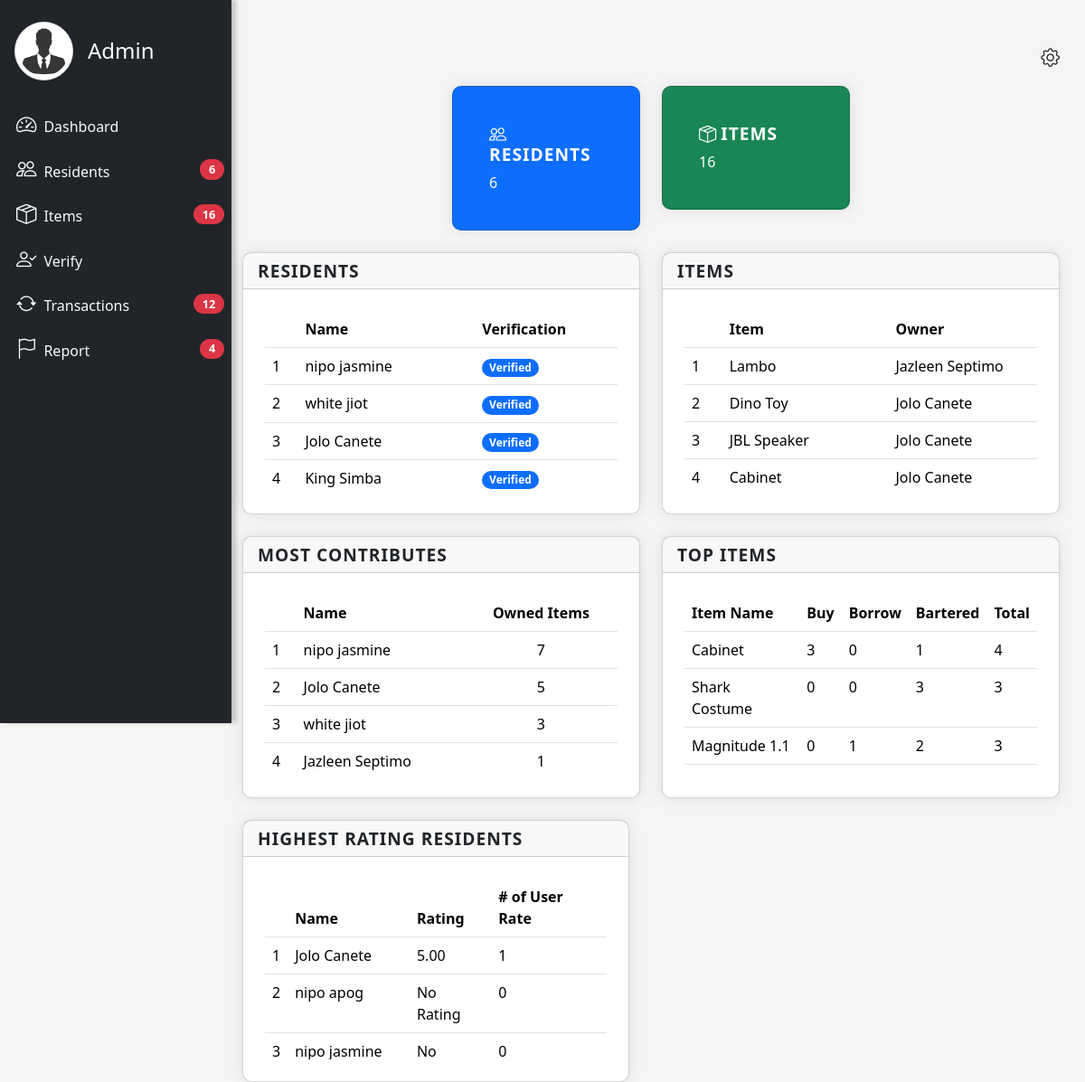
Page /htdocs/admin/ad_dashboard.php (signed in) on the committed database.
### tables this page shows
CREATE TABLE `user` (
  `userID` int(11) NOT NULL AUTO_INCREMENT,
  `firstName` varchar(45) NOT NULL,
  `middleName` varchar(45) DEFAULT NULL,
  `lastName` varchar(45) NOT NULL,
  `contactNumber` varchar(45) NOT NULL,
  `zone` varchar(45) NOT NULL,
  `purok` varchar(45) NOT NULL,
  `dateJoined` datetime NOT NULL,
  `userEmail` varchar(45) NOT NULL,
  `status` varchar(45) DEFAULT NULL,
  `username` varchar(45) NOT NULL,
  `password` varchar(250) NOT NULL,
  `recoveryNumber` int(45) DEFAULT NULL,
  `recentPassword` varchar(45) DEFAULT NULL,
  `userImage_path` varchar(45) DEFAULT NULL,
  `verifyImage_path` varchar(45) DEFAULT NULL,
  `birthDay` datetime DEFAULT NULL,
  `userReports` int(11) DEFAULT NULL,
  `hiddenTran` varchar(20) DEFAULT 'Yes',
  `hiddenItem` varchar(20) DEFAULT 'Yes',
  PRIMARY KEY (`userID`),
  UNIQUE KEY `username_UNIQUE` (`username`),
  UNIQUE KEY `userImage_path_UNIQUE` (`userImage_path`),
  UNIQUE KEY `verifyImage_path_UNIQUE` (`verifyImage_path`),
  UNIQUE KEY `recoveryNumber_UNIQUE` (`recoveryNumber`)
);

CREATE TABLE `item` (
  `itemID` int(11) NOT NULL AUTO_INCREMENT,
  `itemName` varchar(45) NOT NULL,
  `ItemDescription` varchar(84) NOT NULL,
  `category` varchar(45) NOT NULL,
  `itemImage_path` varchar(45) NOT NULL,
  `buyPrice` float DEFAULT NULL,
  `userID` int(11) NOT NULL,
  `borrowPrice` float DEFAULT NULL,
  `borrowDuration` int(3) DEFAULT NULL,
  `itemQuantity` int(11) NOT NULL,
  `DateTimePosted` datetime NOT NULL,
  `itemAvailability` varchar(45) NOT NULL,
  `requestType` varchar(45) NOT NULL,
  `itemReports` int(11) DEFAULT NULL,
  PRIMARY KEY (`itemID`),
  UNIQUE KEY `itemImage_path_UNIQUE` (`itemImage_path`),
  KEY `fk_Item_User1_idx` (`userID`),
  CONSTRAINT `item_ibfk_2` FOREIGN KEY (`userID`) REFERENCES `user` (`userID`) ON DELETE NO ACTION ON UPDATE NO ACTION
);

### htdocs/admin/ad_dashboard.php (the view, shortened to what the rows shown need)
<?php
include "./adminnav.php";
?>
<!doctype html>
<html lang="en">
<head>
</head>
<body>
    <main>
        <div class="page-content" id="content">
            <div class="container">
                <div class="row">
                    <div class="col-6">
                        <div class="card">
                            <div class="card-header">
                                <h2 class="card-title mb-0">Residents</h2>
                            </div>
                            <div class="card-body">
                                <div class="table-container">
                                    <table class="table table-hover">
                                        <thead>
                                            <tr>
                                                <th> </th>
                                                <th>Name</th>
                                                <th>Verification</th>
                                            </tr>
                                        </thead>
                                        <tbody>
                                    <?
                                    $sqlUser = "SELECT * FROM user ORDER BY status DESC";
                                    $result = $conn->query($sqlUser);
                                    if ($result->num_rows > 0) {
                                        $rowVerifiedNumber = 1;
                                        while ($rowUser = $result->fetch_assoc()) {
                                                $name = $rowUser['firstName'] . ' ' . $rowUser['lastName'];
                                                $status = $rowUser['status'];
                                                if ($status == 'Unverified' || $status == null) {
                                                    $statusClass = 'badge text-bg-danger rounded-pill';
                                                    $statusText = 'Unverified';
                                                } else {
                                                    $statusClass = 'badge text-bg-primary rounded-pill';
                                                    $statusText = 'Verified';
                                                }
                                                echo "<tr>";
                                                echo "<td>$rowVerifiedNumber</td>";
                                                echo "<td>$name</td>";
                                                echo "<td><span class='$statusClass'>$statusText</span></td>";
                                                echo "</tr>";
                                                $rowVerifiedNumber++;
                                            }
                                        } else {
                                            echo "<tr><td colspan='2'>No users found.</td></tr>";
                                        }
                                    ?>
                                        </tbody>
                                    </table>
                                </div>
                            </div>
                        </div>
                    </div>
                    <div class="col-6">
                        <div class="card">
                            <div class="card-header">
                                <h2 class="card-title mb-0">Items</h2>
                            </div>
                            <div class="card-body">
                                <div class="table-container">
                                    <table class="table table-hover">
                                        <thead>
                                            <tr>
                                                <th></th>
                                                <th>Item</th>
                                                <th>Owner</th>
                                            </tr>
                                        </thead>
                                        <tbody>
                                        <?
                                            $sqlItems = "SELECT * FROM item join user on item.UserID = user.UserID  ORDER BY firstName";
                                            $result = $conn->query($sqlItems);
                                            if($result->num_rows > 0){
                                                $rowItemNumber = 1;
                                                while($rowItem = $result->fetch_assoc()){
                                                    $itemName = $rowItem['itemName'];
                                                    $itemOwner = $rowItem['firstName'] . ' ' . $rowItem['lastName'];
                                                echo "<tr>";
                                                echo "<td>$rowItemNumber</td>";
                                                echo "<td>$itemName</td>";
                                                echo "<td>$itemOwner</td>";
                                                echo "</tr>";
                                                $rowItemNumber++;
                                                }
                                            }
                                        ?>
                                        </tbody>
                                    </table>
                                </div>
                            </div>
                        </div>
                    </div>
                </div>
                <div class="row mt-4">
                    <div class="col-6">
                        <div class="card">
                            <div class="card-header">
                                <h2 class="card-title mb-0">Most Contributes</h2>
                            </div>
                            <div class="card-body">
                            <div class="table-container">
                                <table class="table table-hover">
                                    <thead>
                                        <tr>
                                            <th> </th>
                                            <th>Name</th>
                                            <th class='text-center' >Owned Items</th>
                                        </tr>
                                    </thead>
                                </table>
                            </div>
                            </div>
                        </div>
                    </div>
                    <div class="col-6">
                        <div class="card">
                            <div class="card-header">
                                <h2 class="card-title mb-0">Top Items</h2>
                            </div>
                            <div class="card-body">
                            <div class="table-container">
                                <table class="table table-hover">
                                    <thead>
                                        <tr>
                                            <th>Item Name</th>
                                            <th>Buy</th>
                                            <th>Borrow</th>
                                            <th>Bartered</th>
                                            <th>Total</th>
                                        </tr>
                                    </thead>
                                </table>
                            </div>
                            </div>
                        </div>
                    </div>
                    <div class="row mt-4">
                    <div class="col-6">
                        <div class="card">
                            <div class="card-header">
                                <h2 class="card-title mb-0">Highest rating residents</h2>
                            </div>
                            <div class="card-body">
                            <div class="table-container">
                                <table class="table table-hover">
                                    <thead>
                                        <tr>
                                            <th> </th>
                                            <th>Name</th>
                                            <th>Rating</th>
                                            <th># of User Rate</th>
                                        </tr>
                                    </thead>
                                    <tbody>
                                    <?php
                                        $sql = "SELECT u.userID,
                                                CONCAT(u.firstName, ' ', u.lastName) AS FullName,
                                                COALESCE(AVG(ur.userRate), 'No Rating') AS AverageRating,
                                                COUNT(ur.userRate) AS NumberOfRatings
                                            FROM user u
                                            LEFT JOIN userRating ur ON u.userID = ur.reportedID
                                            GROUP BY u.userID
                                            ORDER BY AverageRating";
                                        $resultRating = $conn->query($sql);
                                        if ($resultRating->num_rows > 0) {
                                            $rowRatingNumber = 1;
                                            while($rowRating = $resultRating->fetch_assoc()) {
                                                echo "<tr>";
                                                echo "<td> $rowRatingNumber </td>";
                                                echo "<td>" . $rowRating["FullName"] . "</td>";
                                                echo "<td>" . (is_numeric($rowRating["AverageRating"]) ? number_format($rowRating["AverageRating"], 2) : $rowRating["AverageRating"]) . "</td>";                                                echo "<td>" . $rowRating["NumberOfRatings"] . "</td>";
                                                echo "</tr>";
                                                $rowRatingNumber++;
                                            }
                                        } else {
                                            echo "<tr><td colspan='4'>No data available</td></tr>";
                                        }
                                        ?>
                                    </tbody>
                                </table>
                                </div>
                                </div>
                            </div>
                        </div>
                    </div>
                </div>
            </div>
        </div>
</main>
</body>
</html>

### rows in the picture
user: name "nipo jasmine", status "Verified", FullName "nipo jasmine", AverageRating "No…", NumberOfRatings "0"
user: name "white jiot", status "Verified"
user: name "Jolo Canete", status "Verified", FullName "Jolo Canete", AverageRating "5.00", NumberOfRatings "1"
user: name "King Simba", status "Verified"
item: itemName "Lambo", userID.lastName "Jazleen Septimo"
item: itemName "Dino Toy", userID.lastName "Jolo Canete"
item: itemName "JBL Speaker", userID.lastName "Jolo Canete"
item: itemName "Cabinet", userID.lastName "Jolo Canete"
user: FullName "nipo apog", AverageRating "No Rating", NumberOfRatings "0"

### other values in the picture
$counts['residents'] "6"
$counts['items'] "16"
$counts['requests'] "12"
$counts['totalReport'] "4"
$allUsers "6"
$allItems "16"
$residentName "nipo jasmine"
$residentTotalItems "7"
$residentName "Jolo Canete"
$residentTotalItems "5"
$residentName "white jiot"
$residentTotalItems "3"
$residentName "Jazleen Septimo"
$residentTotalItems "1"
$rowTotal["itemName"] "Cabinet"
